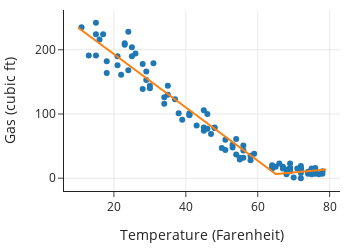

Notebook code for this chart:
### Code cell
fig = go.Figure()

fig.add_trace(
    go.Scatter(x=heat_df['temp'], y=heat_df["ccf"], mode='markers'))

fig.add_trace(
    go.Scatter(x=Xs['temp'], y=y_hats))

fig.update_layout(showlegend=False, width=350, height=250,
                 xaxis_title='Temperature (Farenheit)',
                   yaxis_title='Gas (cubic ft)')


fig.show()

### Figure 1 — Plotly figure (JSON) as saved in the notebook; plotly's stock layout.template omitted (floating-point values rounded to 4 significant figures)
{"data": [{"mode": "markers", "type": "scatter", "x": [29, 31, 15, 43, 23, 71, 67, 72, 15, 64, 58, 48, 35, 16, 25, 35, 53, 69, 75, 72, 67, 46, 29, 25, 34, 47, 69, 72, 76, 69, 51, 45, 21, 48, 23, 28, 70, 51, 64, 76, 54, 37, 11, 75, 24, 64, 26, 18, 72, 72, 45, 66, 17, 56, 54, 56, 74, 69, 78, 72, 56, 21, 41, 30, 22, 34, 53, 59, 74, 78, 77, 64, 41, 30, 50, 24, 13, 38, 46, 65, 74, 76, 75, 68, 58, 41, 18, 28, 15, 45, 75, 55, 68, 67, 76, 55, 39], "y": [166, 179, 224, 82, 208, 15, 15, 8, 242, 18, 35, 78, 144, 216, 204, 130, 48, 16, 14, 15, 18, 100, 153, 190, 126, 69, 16, 15, 16, 23, 60, 106, 190, 79, 210, 178, 1, 44, 20, 7, 37, 123, 235, 15, 228, 17, 194, 164, 13, 0, 74, 23, 224, 43, 61, 51, 9, 11, 11, 19, 32, 176, 99, 144, 161, 116, 52, 38, 10, 7, 6, 15, 101, 140, 47, 168, 191, 101, 77, 18, 7, 9, 6, 13, 28, 98, 182, 139, 191, 79, 12, 29, 6, 16, 11, 32, 91]}, {"type": "scatter", "x": [10, 11, 12, 13, 14, 15, 16, 17, 18, 19, 20, 21, 22, 23, 24, 25, 26, 27, 28, 29, 30, 31, 32, 33, 34, 35, 36, 37, 38, 39, 40, 41, 42, 43, 44, 45, 46, 47, 48, 49, 50, 51, 52, 53, 54, 55, 56, 57, 58, 59, 60, 61, 62, 63, 64, 65, 66, 67, 68, 69, 70, 71, 72, 73, 74, 75, 76, 77, 78, 79], "y": [234.7, 230.6, 226.4, 222.3, 218.1, 214.0, 209.8, 205.7, 201.5, 197.4, 193.2, 189.1, 184.9, 180.8, 176.6, 172.5, 168.3, 164.2, 160.0, 155.9, 151.7, 147.6, 143.4, 139.3, 135.1, 131.0, 126.8, 122.7, 118.5, 114.4, 110.2, 106.0, 101.9, 97.75, 93.59, 89.44, 85.29, 81.14, 76.99, 72.84, 68.68, 64.53, 60.38, 56.23, 52.08, 47.93, 43.77, 39.62, 35.47, 31.32, 27.17, 23.02, 18.86, 14.71, 10.56, 6.41, 6.91, 7.41, 7.91, 8.41, 8.91, 9.409, 9.909, 10.41, 10.91, 11.41, 11.91, 12.41, 12.91, 13.41]}], "layout": {"height": 250, "showlegend": false, "width": 350, "xaxis": {"autorange": true, "range": [6.119, 82.88], "title": {"text": "Temperature (Farenheit)"}, "type": "linear"}, "yaxis": {"autorange": true, "range": [-19.93, 261.9], "title": {"text": "Gas (cubic ft)"}, "type": "linear"}}}
